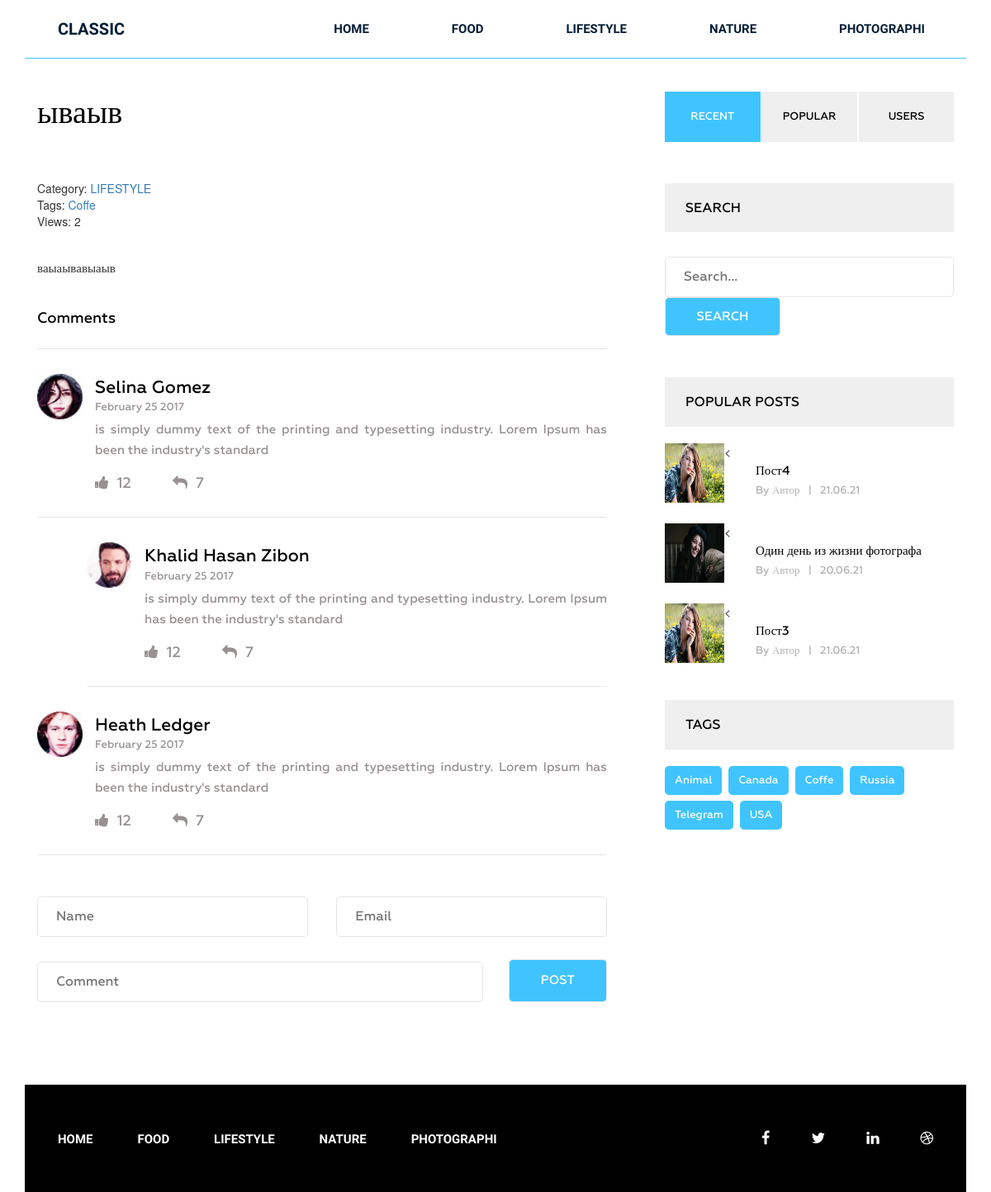
Screenshot of /post/yvayv/ with the database file from the repository.
### Blog/models.py (models this page shows, shortened)
class Category(models.Model):
    title = models.CharField(max_length=250, verbose_name='Наименование')
    slug = models.SlugField(max_length=50, verbose_name='Url', unique=True)
    def __str__(self):
        return self.title
    def get_absolute_url(self):
        return reverse('category', kwargs={'slug': self.slug})
    class Meta():
        verbose_name = 'Категория (ю)'
        verbose_name_plural = 'Категории'
        ordering = ['title']

class Post(models.Model):
    title = models.CharField(max_length=250, verbose_name='Наименование')
    slug = models.SlugField(max_length=50, verbose_name='Url', unique=True)
    author = models.CharField(max_length=100, verbose_name='Автор')
    content = models.TextField(blank=True, verbose_name='Контент')
    created_at = models.DateTimeField(auto_now_add=True, verbose_name='Дата создания')
    photo = models.ImageField(upload_to='photos/%Y/%m/%d/',blank=True, verbose_name='Изображение')
    views = models.IntegerField(default=0, verbose_name='Просмотры')
    category = models.ForeignKey(Category, on_delete=models.PROTECT, related_name='posts')
    tags = models.ManyToManyField(Tag, blank=True, related_name='posts', verbose_name='Посты')
    def get_absolute_url(self):
        return reverse('post', kwargs={'slug': self.slug})
    class Meta():
        verbose_name = 'Статья'
        verbose_name_plural = 'Статьи'
        ordering = ['-created_at']

class Tag(models.Model):
    title = models.CharField(max_length=50, verbose_name='Наименование')
    slug = models.SlugField(max_length=50, verbose_name='Url', unique=True)
    def get_absolute_url(self):
        return reverse('tag', kwargs={'slug': self.slug})
    class Meta():
        verbose_name = 'Тег'
        verbose_name_plural = 'Теги'
        ordering = ['title']

### Blog/views.py (the view)
# urls.py: path('post/<str:slug>/', GetPost.as_view(), name='post'),
class GetPost(DetailView):
    model = Post
    template_name = 'Blog/single.html'
    context_object_name = 'posts'
    def get_context_data(self, *, object_list=None, **kwargs):
        context = super().get_context_data(**kwargs)
        self.object.views = F('views') + 1
        self.object.save()
        self.object.refresh_from_db()
        return context

### Blog/templatetags/menu.py (called while the page is built)
@register.inclusion_tag('Blog/menu_tpl.html')
def show_menu(menu_class='menu'):
    categories = Category.objects.all()
    return {'categories': categories, 'menu_class': menu_class}

### Blog/templatetags/sidebar.py (called while the page is built)
@register.inclusion_tag('Blog/popular_posts_tpl.html')
def get_popular(cnt=3):
    posts = Post.objects.order_by('-views')[:cnt]
    return {'posts': posts}

@register.inclusion_tag('Blog/tags_tpl.html')
def get_tags():
    tags = Tag.objects.all()
    return {'tags': tags}

### Blog/templates/Blog/single.html (shortened to what this page needs)
{% extends 'base.html' %}
{% load static %}
{% load sidebar %}
{% block content %}
<section class="single-blog-area">
    <div class="container">
        <div class="row">
           <div class="col-md-12">
            <div class="border-top">
                <div class="col-md-8">
                <div class="blog-area">
                    <div class="blog-area-part">
                        <h2>{{ posts.title }}</h2>
                        <div class="single-content">
                            <div>
                              <span>Category: <a href="{{ postss.category.get_absolute_url }}">{{ posts.category }}</a></span>
                              <br>
                              {% if posts.tags.exists %}
                                <span>Tags:
                                  {% for tag in posts.tags.all %}
                                    <a href="{{ tag.get_absolute_url }}">{{ tag.title }}</a>
                                  {% endfor %}
                                </span>
                                <br>
                              {% endif %}
                              <span>Views: {{ posts.views }}</span>
                            </div>
                             {{ posts.content|safe }}
                        </div>
                    </div>
                    <div class="commententries">
                        <h3>Comments</h3>
                        <ul class="commentlist">
                            <li>
                                <article class="comment">
                                    <header class="comment-author">
                                        <img src="img/author-1.jpg" alt="">
                                    </header>
                                    <section class="comment-details">
                                        <div class="author-name">
                                            <h5><a href="#">Selina Gomez</a></h5>
                                            <p>February 25 2017</p>
                                        </div>
                                        <div class="comment-body">
                                            <p>is simply dummy text of the printing and typesetting industry. Lorem Ipsum has been the industry's standard </p>
                                        </div>
                                        <div class="reply">
                                            <p><span><a href="#"><i class="fa fa-thumbs-up" aria-hidden="true"></i></a>12</span><span><a href="#"><i class="fa fa-reply" aria-hidden="true"></i></a>7</span></p>
                                        </div>
                                    </section>
                                </article>
                                <ul class="children">
                                    <li>
                                        <article class="comment">
                                            <header class="comment-author">
                                                <img src="img/author-2.jpg" alt="">
                                            </header>
                                            <section class="comment-details">
                                                <div class="author-name">
                                                    <h5><a href="#">Khalid Hasan Zibon</a></h5>
                                                    <p>February 25 2017</p>
                                                </div>
                                                <div class="comment-body">
                                                    <p>is simply dummy text of the printing and typesetting industry. Lorem Ipsum has been the industry's standard </p>
                                                </div>
                                                <div class="reply">
                                                    <p><span><a href="#"><i class="fa fa-thumbs-up" aria-hidden="true"></i></a>12</span><span><a href="#"><i class="fa fa-reply" aria-hidden="true"></i></a>7</span></p>
                                                </div>
                                            </section>
                                        </article>
                                    </li>
                                </ul>
                            </li>
                            <li>
                                <article class="comment">
                                    <header class="comment-author">
                                        <img src="img/author-3.jpg" alt="">
                                    </header>
                                    <section class="comment-details">
                                        <div class="author-name">
                                            <h5><a href="#">Heath Ledger</a></h5>
                                            <p>February 25 2017</p>
                                        </div>
                                        <div class="comment-body">
                                            <p>is simply dummy text of the printing and typesetting industry. Lorem Ipsum has been the industry's standard </p>
                                        </div>
                                        <div class="reply">
                                            <p><span><a href="#"><i class="fa fa-thumbs-up" aria-hidden="true"></i></a>12</span><span><a href="#"><i class="fa fa-reply" aria-hidden="true"></i></a>7</span></p>
                                        </div>
                                    </section>
                                </article>
                            </li>
                        </ul>
                    </div>
                    <form action="#" method="get">
                        <div class="name">
                            <input type="text" name="" id="" placeholder="Name" class="name">
                        </div>
                        <div class="email">
                            <input type="email" name="" id="" placeholder="Email" class="email">
                        </div>
                        <div class="comment">
                            <input type="text" name="" id="" placeholder="Comment" class="comment">
                        </div>
                        <div class="post">
                            <input type="submit" value="Post">
                        </div>
                    </form>
                </div>
            </div>
            <div class="col-md-4">
                <div class="button-group filters-button-group">
                    <button data-filter=".recent" class="button is-checked">Recent</button>
                    <button data-filter=".popular" class="button">popular</button>
                    <button data-filter=".users" class="button">Users</button>
                </div>
                <div class="newsletter">
                    <h2 class="sidebar-title">Search</h2>
                    <form action="{% url 'search' %}" method="get">
                        <input type="text" name="s" placeholder="Search...">
                        <input type="submit" value="Search">
                    </form>
                </div>
                {% get_popular 3 %}
                {% get_tags %}
            </div>
            </div>
            </div>
        </div>
    </div>
</section>
{% endblock %}

### Blog/templates/Blog/menu_tpl.html
<div class="{{ menu_class }}">
    <ul>
        <li><a href="{% url 'home' %}">Home</a></li>
        {% for item in categories %}
          <li><a href="{{ item.get_absolute_url }}">{{ item.title }}</a></li>
        {% endfor %}
    </ul>
</div>

### Blog/templates/Blog/popular_posts_tpl.html
<h2 class='sidebar-title'>Popular posts</h2>
<div class="grid">
  {% for post in posts %}
  <div class="portfolio-item popular">
      <{% if post.photo %}
      <img src="{{ post.photo.url }}" alt="{{ post.title }}">
      {% else %}
      <img src="https://picsum.photos/id/237/300/201" alt="{{ post.title }}">
      {% endif %}
      <div class="portfolio-text">
          <h5><a href="{{ post.get_absolute_url }}">{{ post.title }}</a></h5>
          <p>By {{ post.author }}<span>|</span>{{ post.created_at|date:"d.m.y" }}</p>
      </div>
  </div>
  {% endfor %}
</div>

### Blog/templates/Blog/tags_tpl.html
<div class="tags">
    <h2 class="sidebar-title">Tags</h2>
    {% for tag in tags %}
      <p><a href="{{ tag.get_absolute_url }}">{{ tag.title }}</a></p>
    {% endfor %}
</div>

### rows the page displays
Category: title "FOOD"
Category: title "LIFESTYLE"
Category: title "NATURE"
Category: title "PHOTOGRAPHI"
Post: title "ываыв", category "LIFESTYLE", views "2", content "ваыаывавыаыв"
Tag: title "Coffe"
Post: photo (picture), title "Пост4", author "Автор", created_at "21.06.21"
Post: photo (picture), title "Один день из жизни фотографа", author "Автор", created_at "20.06.21"
Post: photo (picture), title "Пост3", author "Автор", created_at "21.06.21"
Tag: title "Animal"
Tag: title "Canada"
Tag: title "Russia"
Tag: title "Telegram"
Tag: title "USA"
